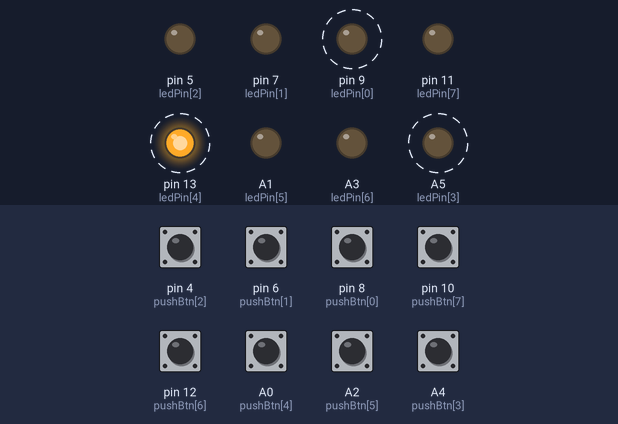
A sketch run on a simulated Arduino Uno, built with avr-gcc and run on an emulated ATmega328P. Parts: output pins drawn as LEDs (lit = HIGH). Dashed ring = blinking. The inputs (shaded band) are chosen by the test bench; at power-on: A0 (pushBtn[4]), A2 (pushBtn[5]), A4 (pushBtn[3]), pin 4 (pushBtn[2]), pin 6 (pushBtn[1]), pin 8 (pushBtn[0]), pin 10 (pushBtn[7]), pin 12 (pushBtn[6]) LOW. What the sketch prints to the serial monitor is not drawn.

Above: at 1.75 s.
1.8 s: pin 4 (pushBtn[2]) pulled HIGH for 0.15 s
At 2.15 s:
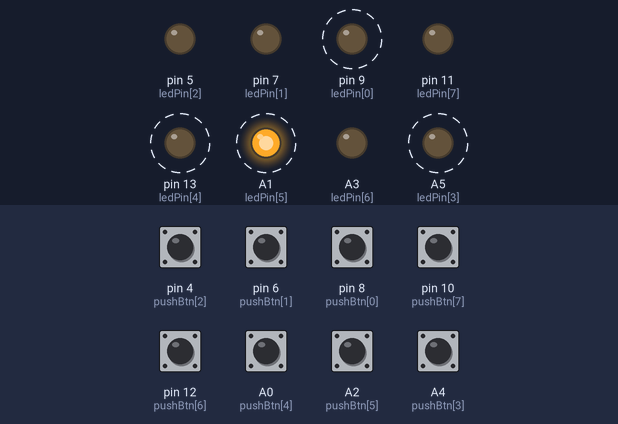
4.8 s: pin 6 (pushBtn[1]) pulled HIGH for 0.15 s
At 5.16 s:
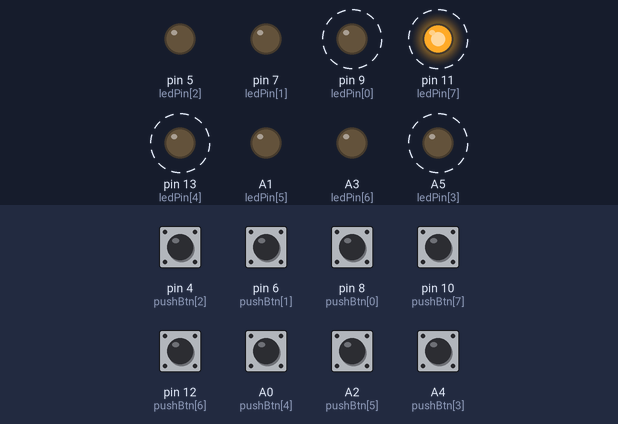
7.8 s: pin 8 (pushBtn[0]) pulled HIGH for 0.15 s
At 8.17 s:
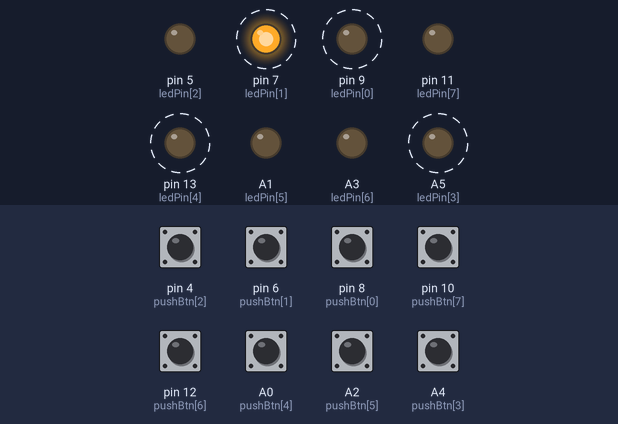
10.8 s: pin 10 (pushBtn[7]) pulled HIGH for 0.15 s
At 12.08 s:
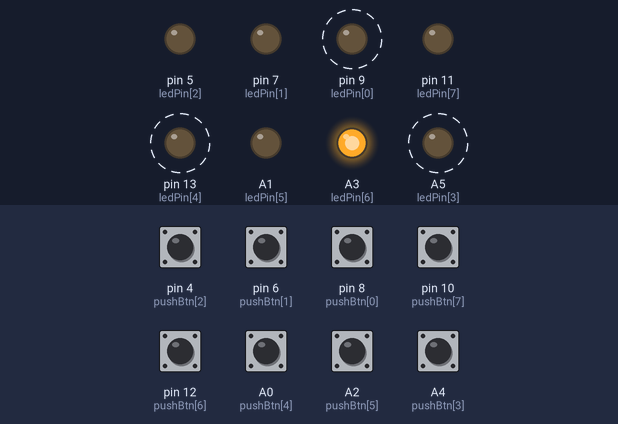
13.8 s: pin 12 (pushBtn[6]) pulled HIGH for 0.15 s
16.8 s: A2 (pushBtn[5]) pulled HIGH for 0.15 s
Timing chart, 0 to 20.8 s (numbered marks = the images above; inputs shaded):
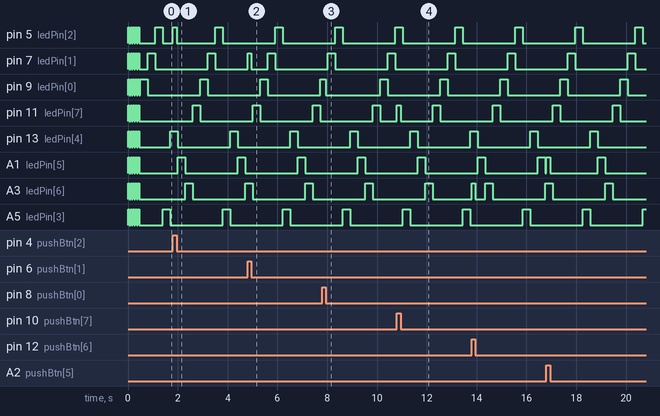

The sketch:

sequitur_SERIAL.ino
```cpp
/*
 Sequitur

 info:          http://monotaskers.com
 Author	 	Marco De Mutiis

 Date	        24/7/14
 Version	0

 This is a sample code to be uploaded for Sequitur, a Monotaskers module made of 8 push-buttons+leds, inspired by the legendary Roland 808 drum machine.
 In this example code the 8 buttons are turned into a drum-machine-like interface. You can add/delete an instrument step by clicking on the button when the led is blinking at the right time.
 You can reset the drum machine by long-pressing the most left button on the bottom row.

 This sketc requires the MIDI library (optional) / use with Hairless Midi software on receiving computer.

 useful teaching applications:
- Push button single press and long press
- MIDI
- Multi dimensional arrays
- Serial communication ( int )
*/

//#define MIDION
#define SERIALON

#ifdef MIDION
#include <MIDI.h>
#endif

int numStep = 8;    // number of steps
int numInst = 8;    // number of instruments

//drum machine arrays - 8 steps / 8 instruments / on/off value
boolean drummachineSteps[8][8];

//8 instruments (random MIDI note numbers for now)
int drummachineInstr[8]   =   {
  36, 37, 48, 39, 40, 41, 42, 43
};

//on-off value
boolean drummachineBool = 0;

//button and led pins definition
#define btns 8
int pushBtn[btns] = {
  8, 6, 4, A4, A0, A2, 12, 10 //2 is A4,
};
int ledPin[btns] = {
  9, 7, 5, A5, 13, A1, A3, 11//3 is A5
};

int btnVal[btns];     //store button value
int btnValOld[btns];  //store previous button value for comparison
int ledPinCount = -1;    //counter to move led sequence across the buttons
int b[btns];       //for checking button click/dbl clk/hold/long hold


//timer stuff
long previousMillis = 0;
long interval = 300;


//setup::::::::::::::::::::::::::::::::::::::::::::::::
void setup() {

#ifdef MIDION
  MIDI.begin();                    //initialize MIDI communication
  Serial.begin(115200);
#endif

  Serial.begin(9600);            //initialize Serial communication

  for (int i = 0; i < btns; i++) {
    pinMode(pushBtn[i], INPUT);    //initialize buttons as inputs
    pinMode(ledPin[i], OUTPUT);    //initialize leds as outputs
  }


  //fill our array with values
  for (int i = 0; i < numStep; i++) {
    for (int j = 0; j < numInst; j++) {
      drummachineSteps[i][j] = false; //all instruments at every steps are turned to 0
    }
  }

  for (int loops = 0; loops < 5; loops++) {
    for (int led = 0; led < btns; led++) {
      digitalWrite(ledPin[led], HIGH);
    }
    delay(50);
    for (int led = 0; led < btns; led++) {
      digitalWrite(ledPin[led], LOW);
    }
    delay(50);
  }

#ifdef SERIALON
  //checkArrayContent();             //just for printing out values
#endif

}


//loop::::::::::::::::::::::::::::::::::::::::::::::::
void loop() {
  //check for button clicks
  for (int i = 0; i < btns; i++) {
    b[i] = 0;
    b[i] = checkButton(i);

    if (b[i] == 1) clickEvent(i);
    if (b[i] == 3) holdEvent(i);
  }

  //timer - gets executed every interval (has be converted from millis to bpm later)

  unsigned long currentMillis = millis();
  if (currentMillis - previousMillis > interval) {
    previousMillis = currentMillis;
    LedPinOn();    //move Led to next step
  }

}


void LedPinOn() {
  //stop MIDI note from previous step
#ifdef MIDION
  for (int i = 0; i < btns; i++) {
    if (drummachineSteps[ledPinCount][i] == true)
    {
      MIDI.sendNoteOff(drummachineInstr[i], 0, 1);
    }
  }
#endif

  digitalWrite( ledPin[ledPinCount], LOW);      //turn off led from previous step
  if (ledPinCount < 7)ledPinCount++;            //next step
  else ledPinCount = 0;
  digitalWrite( ledPin[ledPinCount], HIGH );    //turn on led for current step
#ifdef SERIALON
  char ledChar[8] = { 'a', 'b', 'c', 'd', 'e', 'f', 'g', 'h'};
  Serial.write(ledChar[ledPinCount]);          //send a char everytime we turn an led on
#endif

  //play MIDI note for current step
  for (int i = 0; i < btns; i++) {
    if (drummachineSteps[ledPinCount][i] == true)
    {
#ifdef MIDION
      MIDI.sendNoteOn(drummachineInstr[i], 127, 1);
#endif

#ifdef SERIALON
      Serial.println(i, DEC);
#endif
    }
  }
}

void checkArrayContent() {

  Serial.println( "::::: SEQUENCER ( x ) / SOUND MATRIX ( y ) ::::::::::::::::" );
  Serial.println( "        | 0 |  | 1 |  | 2 |  | 3 |  | 4 |  | 5 |  | 6 |  | 7 |" );

  // for each instrument
  for (int i = 0; i < numInst; i++) {
    Serial.print("MIDI ");
    Serial.print( drummachineInstr[ i ]);
    Serial.print(" | ");


    // for each sequencer step
    for (int j = 0; j < numStep; j++) {

      if (  drummachineSteps[j][i] ) Serial.print("X      ");
      else Serial.print("0      ");

    }
    Serial.println();
  }
  Serial.println("*********************************************************************************************");
}


//btnFunctions/////////////////////////////////////////////////////////////////////////////////////////////////////////////////////////////////////////////////////////////////////btnFunctions
// Button timing variables
int debounce = 1; // ms debounce period to prevent flickering when pressing or releasing the button
int DCgap = 250; // max ms between clicks for a double click event
int holdTime = 1500; // ms hold period: how long to wait for press+hold event
int longHoldTime = 5000; // ms long hold period: how long to wait for press+hold event

// Other button variables
boolean buttonVal = HIGH; // value read from button
boolean buttonLast = HIGH; // buffered value of the button's previous state
boolean DCwaiting = false; // whether we're waiting for a double click (down)
boolean DConUp = false; // whether to register a double click on next release, or whether to wait and click
boolean singleOK = true; // whether it's OK to do a single click
long downTime = -1; // time the button was pressed down
long upTime = -1; // time the button was released
boolean ignoreUp = false; // whether to ignore the button release because the click+hold was triggered
boolean waitForUp = false; // when held, whether to wait for the up event
boolean holdEventPast = false; // whether or not the hold event happened already
boolean longHoldEventPast = false;// whether or not the long hold event happened already


int checkButton(int i)
{
  int event = 0;
  // Read the state of the button
  btnVal[i] = digitalRead(pushBtn[i]);

  // Button pressed down
  if (btnVal[i] == HIGH && btnValOld[i] == LOW && (millis() - upTime) > debounce) {

    digitalWrite(ledPin[i], HIGH);

    downTime = millis();
    ignoreUp = false;
    waitForUp = false;
    singleOK = true;
    holdEventPast = false;
    longHoldEventPast = false;
    if ((millis() - upTime) < DCgap && DConUp == false && DCwaiting == true) DConUp = true;
    else DConUp = false;
    DCwaiting = false;

  }

  // Button released
  else if (btnVal[i] == LOW && btnValOld[i] == HIGH && (millis() - downTime) > debounce) {

    digitalWrite(ledPin[i], LOW);

    if (not ignoreUp) {
      upTime = millis();
      if (DConUp == false) DCwaiting = true;
      else {
        event = 2;
        DConUp = false;
        DCwaiting = false;
        singleOK = false;
      }
    }
  }

  // Test for normal click event: DCgap expired
  if ( btnVal[i] == LOW && (millis() - upTime) < DCgap && DCwaiting == true && DConUp == false && singleOK == true) { //instead of >=DCgap
    event = 1;
    DCwaiting = false;
  }

  // Test for hold
  if (btnVal[i] == HIGH && (millis() - downTime) >= holdTime) {
    // Trigger "normal" hold
    if (not holdEventPast) {
      event = 3;
      waitForUp = true;
      ignoreUp = true;
      DConUp = false;
      DCwaiting = false;
      //downTime = millis();
      holdEventPast = true;
    }
    // Trigger "long" hold
    if ((millis() - downTime) >= longHoldTime) {
      if (not longHoldEventPast) {
        event = 4;
        longHoldEventPast = true;
      }
    }
  }
  btnValOld[i] = btnVal[i];
  return event;

}


void clickEvent(int i) {
#ifdef SERIALON//write to Serial
  //Serial.print("button #");
  // Serial.print(i);
  //Serial.println(" was clicked");
#endif

  //assign instrument+step to the drummachine array////////////////////////////////////////////////////
  //drummachineSteps[ledPinCount][i] = true;

  //suggestion by philip>>
  // or, if you just want to change the state on/off every time you press: ON -> OFF, OFF -> ON
  drummachineSteps[ledPinCount][i] = !drummachineSteps[ledPinCount][i];

  //assign//end///////////////////////////////////////////////////////////////////////////////////////

}


void holdEvent(int i) {
  //reset drummachine if last button is hold for >2secs
  if (i == 7) {
#ifdef SERIALON//write to Serial
    //Serial.print("drummachine reset");
    Serial.write('R'); //send an R if we reset
#endif
    for (int i = 0; i < numStep; i++) {

#ifdef MIDION//turn off every note that could be left on
      MIDI.sendNoteOff(drummachineInstr[i], 0, 1);
#endif

      for (int j = 0; j < numInst; j++) {
        drummachineSteps[i][j] = false; //all instruments at every steps are turned to 0
      }
    }


    for (int loops = 0; loops < 3; loops++) {
      for (int led = 0; led < btns; led++) {
        digitalWrite(ledPin[led], HIGH);
      }
      delay(50);
      for (int led = 0; led < btns; led++) {
        digitalWrite(ledPin[led], LOW);
      }
      delay(50);
    }
  }
}
```

Measured:
- by itself, pin 5 (ledPin[2]), pin 7 (ledPin[1]), pin 9 (ledPin[0]), pin 11 (ledPin[7]): alternates HIGH for 0.30 s and LOW for 2.1 s
